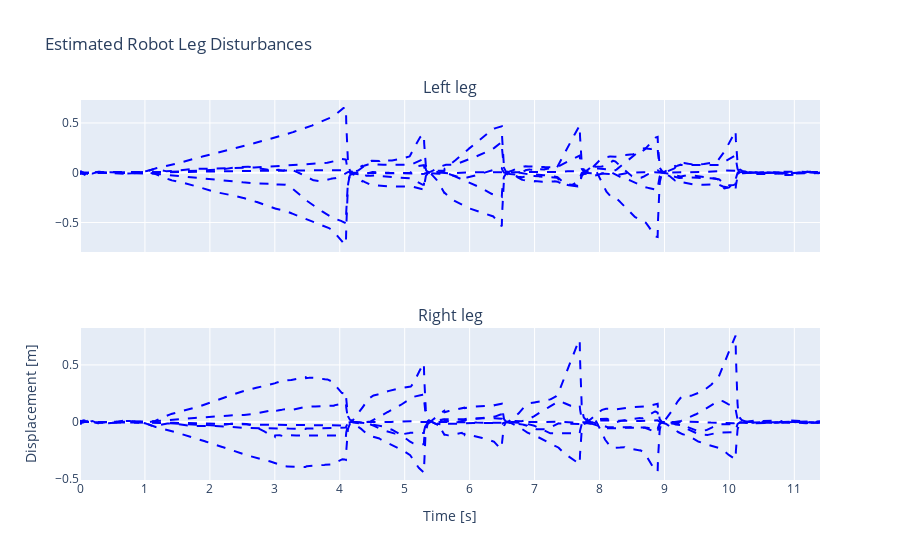

Write notebook code for a chart like this one.
### Markdown cell above
#### Plot all in one plot

### Code cell
import plotly.express as px
from plotly.subplots import make_subplots
import plotly.graph_objects as go

data = motion_traj
time = data['time']
left_foot_color = 'blue'
right_foot_color = 'red'

fig = make_subplots(rows=2, 
                    cols=1,  # Remove the 0 before cols=1
                    vertical_spacing=0.2, 
                    subplot_titles=('Left leg', 'Right leg'),
                    shared_xaxes=True,
                    shared_yaxes=True
)
fig.add_trace(go.Scatter(x=time, y=data['0'], mode='lines', line=dict(color=left_foot_color, dash='dash'), showlegend=False), row=1, col=1)
fig.add_trace(go.Scatter(x=time, y=data['1'], mode='lines', line=dict(color=left_foot_color, dash='dash'), showlegend=False), row=1, col=1)
fig.add_trace(go.Scatter(x=time, y=data['2'], mode='lines', line=dict(color=left_foot_color, dash='dash'), showlegend=False), row=1, col=1)
fig.add_trace(go.Scatter(x=time, y=data['3'], mode='lines', line=dict(color=left_foot_color, dash='dash'), showlegend=False), row=1, col=1)
fig.add_trace(go.Scatter(x=time, y=data['4'], mode='lines', line=dict(color=left_foot_color, dash='dash'), showlegend=False), row=1, col=1)
fig.add_trace(go.Scatter(x=time, y=data['5'], mode='lines', line=dict(color=left_foot_color, dash='dash'), showlegend=False), row=1, col=1)

fig.add_trace(go.Scatter(x=time, y=data['6'], mode='lines', line=dict(color=left_foot_color, dash='dash'), showlegend=False), row=2, col=1)
fig.add_trace(go.Scatter(x=time, y=data['7'], mode='lines', line=dict(color=left_foot_color, dash='dash'), showlegend=False), row=2, col=1)
fig.add_trace(go.Scatter(x=time, y=data['8'], mode='lines', line=dict(color=left_foot_color, dash='dash'), showlegend=False), row=2, col=1)
fig.add_trace(go.Scatter(x=time, y=data['9'], mode='lines', line=dict(color=left_foot_color, dash='dash'), showlegend=False), row=2, col=1)
fig.add_trace(go.Scatter(x=time, y=data['10'], mode='lines', line=dict(color=left_foot_color, dash='dash'), showlegend=False), row=2, col=1)
fig.add_trace(go.Scatter(x=time, y=data['11'], mode='lines', line=dict(color=left_foot_color, dash='dash'), showlegend=False), row=2, col=1)

fig.update_xaxes(title_text='Time [s]', row=2, col=1)
fig.update_yaxes(title_text='Displacement [m]', row=2, col=1)
fig.update_xaxes(dtick=1)
fig.update_layout(title='Estimated Robot Leg Disturbances')
fig.show()

### Figure 1 — Plotly figure (JSON) as saved in the notebook; plotly's stock layout.template omitted (floating-point values rounded to 4 significant figures; data arrays with more than 128 entries replaced by an {"elided": "..."} marker saying what was removed)
{"data": [{"line": {"color": "blue", "dash": "dash"}, "mode": "lines", "showlegend": false, "type": "scatter", "x": {"elided": "2280 float values"}, "xaxis": "x", "y": {"elided": "2280 float values"}, "yaxis": "y"}, {"line": {"color": "blue", "dash": "dash"}, "mode": "lines", "showlegend": false, "type": "scatter", "x": {"elided": "2280 float values"}, "xaxis": "x", "y": {"elided": "2280 float values"}, "yaxis": "y"}, {"line": {"color": "blue", "dash": "dash"}, "mode": "lines", "showlegend": false, "type": "scatter", "x": {"elided": "2280 float values"}, "xaxis": "x", "y": {"elided": "2280 float values"}, "yaxis": "y"}, {"line": {"color": "blue", "dash": "dash"}, "mode": "lines", "showlegend": false, "type": "scatter", "x": {"elided": "2280 float values"}, "xaxis": "x", "y": {"elided": "2280 float values"}, "yaxis": "y"}, {"line": {"color": "blue", "dash": "dash"}, "mode": "lines", "showlegend": false, "type": "scatter", "x": {"elided": "2280 float values"}, "xaxis": "x", "y": {"elided": "2280 float values"}, "yaxis": "y"}, {"line": {"color": "blue", "dash": "dash"}, "mode": "lines", "showlegend": false, "type": "scatter", "x": {"elided": "2280 float values"}, "xaxis": "x", "y": {"elided": "2280 float values"}, "yaxis": "y"}, {"line": {"color": "blue", "dash": "dash"}, "mode": "lines", "showlegend": false, "type": "scatter", "x": {"elided": "2280 float values"}, "xaxis": "x2", "y": {"elided": "2280 float values"}, "yaxis": "y2"}, {"line": {"color": "blue", "dash": "dash"}, "mode": "lines", "showlegend": false, "type": "scatter", "x": {"elided": "2280 float values"}, "xaxis": "x2", "y": {"elided": "2280 float values"}, "yaxis": "y2"}, {"line": {"color": "blue", "dash": "dash"}, "mode": "lines", "showlegend": false, "type": "scatter", "x": {"elided": "2280 float values"}, "xaxis": "x2", "y": {"elided": "2280 float values"}, "yaxis": "y2"}, {"line": {"color": "blue", "dash": "dash"}, "mode": "lines", "showlegend": false, "type": "scatter", "x": {"elided": "2280 float values"}, "xaxis": "x2", "y": {"elided": "2280 float values"}, "yaxis": "y2"}, {"line": {"color": "blue", "dash": "dash"}, "mode": "lines", "showlegend": false, "type": "scatter", "x": {"elided": "2280 float values"}, "xaxis": "x2", "y": {"elided": "2280 float values"}, "yaxis": "y2"}, {"line": {"color": "blue", "dash": "dash"}, "mode": "lines", "showlegend": false, "type": "scatter", "x": {"elided": "2280 float values"}, "xaxis": "x2", "y": {"elided": "2280 float values"}, "yaxis": "y2"}], "layout": {"annotations": [{"font": {"size": 16}, "showarrow": false, "text": "Left leg", "x": 0.5, "xanchor": "center", "xref": "paper", "y": 1, "yanchor": "bottom", "yref": "paper"}, {"font": {"size": 16}, "showarrow": false, "text": "Right leg", "x": 0.5, "xanchor": "center", "xref": "paper", "y": 0.4, "yanchor": "bottom", "yref": "paper"}], "title": {"text": "Estimated Robot Leg Disturbances"}, "xaxis": {"anchor": "y", "domain": [0, 1], "dtick": 1, "matches": "x2", "showticklabels": false}, "xaxis2": {"anchor": "y2", "domain": [0, 1], "dtick": 1, "title": {"text": "Time [s]"}}, "yaxis": {"anchor": "x", "domain": [0.6, 1]}, "yaxis2": {"anchor": "x2", "domain": [0, 0.4], "title": {"text": "Displacement [m]"}}}}
